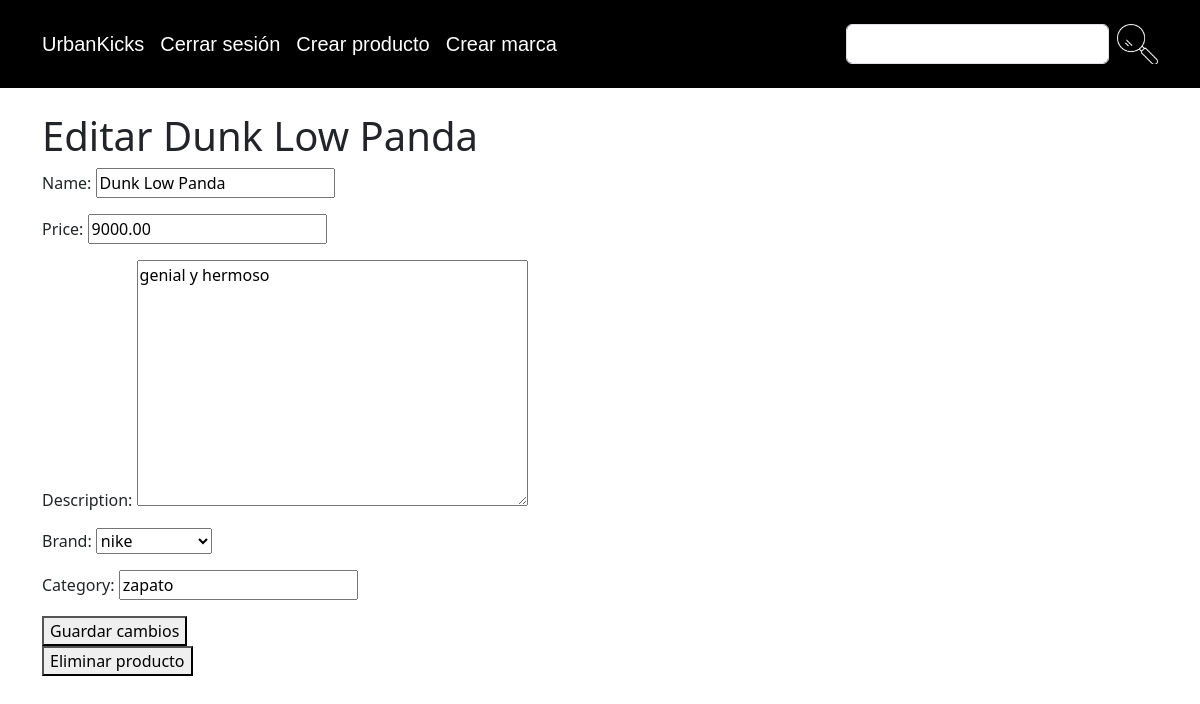
Page /product/3/edit/ (signed in) on the committed database.
### product/models.py (models this page shows, shortened)
class Product(models.Model):
    product_id = models.AutoField(primary_key=True)
    name = models.CharField(max_length=100)
    price = models.DecimalField(max_digits=10, decimal_places=2)
    description = models.TextField()
    brand = models.ForeignKey(Brand, on_delete=models.CASCADE, related_name='products')
    category = models.CharField(max_length=50)
    created_at = models.DateTimeField(auto_now_add=True)

class Brand(models.Model):
    name = models.CharField(max_length=100)
    def __str__(self):
        return self.name

### product/views.py (the view, shortened to what this page needs)
# urls.py: path('product/<int:product_id>/edit/', ProductUpdateView.as_view(), name='product_edit'),
class ProductUpdateView(View):
    @method_decorator(adm_access_only("No estas autorizado para acceder a la pagina de admin, logeate como admin"), name="get")
    def get(self, request, product_id):
        product = get_object_or_404(Product, pk=product_id)
        form = ProductForm(instance=product)
        context = {
            'urban_kicks' : TEXTS['urban_kicks'],
            'logout' : TEXTS['logout'],
            'login' : TEXTS['login'],
            'signup' : TEXTS['signup'],
            'cart_text' : TEXTS['cart'],
            'create_product' : TEXTS['create_product'],
            'create_brand' : TEXTS['create_brand'],
            'save_changes' : TEXTS['save_changes'],
            'delete_product' : TEXTS['delete_product'],
            'edit': TEXTS['edit'],
            'delete_confirmation_message': TEXTS['delete_confirmation_message'],
            'form': form,
            'product': product,
        }
        return render(request, 'edit_product.html', context)

### product/forms.py
class ProductForm(forms.ModelForm):
    class Meta:
        model = Product
        fields = ['name', 'price', 'description', 'brand', 'category']

### cart/context_processors.py (called while the page is built)
def cart(request):
    return {'cart': Cart(request)}

### product/templates/edit_product.html (shortened to what this page needs)
{% extends 'base.html' %}
{% block content %}
<body>
    <h1>{{edit}} {{ product.name }}</h1>
    <form method="post">
        {{ form.as_p }}
        <button type="submit">{{save_changes}}</button>
    </form>
    <form action="{% url 'product_delete' product_id=product.product_id %}" method="post">
        <button type="submit" onclick="return confirm('{{delete_confirmation_message}}')">{{delete_product}}</button>
    </form>
</body>
{% endblock %}

### rows in the picture
Product: name "Dunk Low Panda", price "9000.00", description "genial y hermoso", brand "nike", category "zapato"

### other values in the picture
{{ urban_kicks }} "UrbanKicks"
{{ logout }} "Cerrar sesión"
{{ create_product }} "Crear producto"
{{ create_brand }} "Crear marca"
{{ edit }} "Editar"
{{ save_changes }} "Guardar cambios"
{{ delete_product }} "Eliminar producto"
